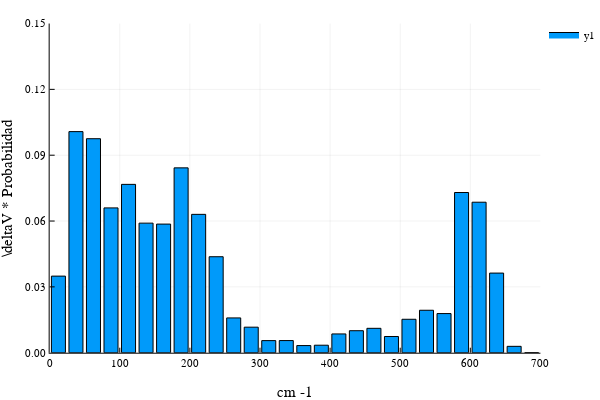

Source (notebook cell):
### Markdown cell above
## Frecuencia

### Code cell
# Los bins van de 0 a la fqcia más alta + 10%
top_evals = maximum(evals_2w9y)
bins_evals = collect(0:25:700)

# Histograma ponderado
Wbins_evals_2w9y, Whis_evals_2w9y = WeightedHist(evals_2w9y, bins_evals, abs.(vgv_2w9y), true);

bar(Wbins_evals_2w9y, Whis_evals_2w9y,
    xlims = (0, 700), ylims = (0, .15),
    yaxis = "\\deltaV * Probabilidad", xaxis = "cm -1")

### Figure 1 — Plotly figure (JSON) as saved in the notebook; plotly's stock layout.template omitted (floating-point values rounded to 4 significant figures)
{"data": [{"fill": "tozeroy", "fillcolor": "rgba(0, 154, 250, 1.000)", "legendgroup": "y1", "line": {"color": "rgba(0, 0, 0, 1)", "dash": "solid", "width": 1}, "mode": "lines", "name": "y1", "showlegend": true, "type": "scatter", "x": [2.5, 2.5, 22.5, 22.5, 2.5, 2.5], "xaxis": "x", "y": [0.0349, 0, 0, 0.0349, 0.0349, 0.0349], "yaxis": "y"}, {"fill": "tozeroy", "fillcolor": "rgba(0, 154, 250, 1.000)", "legendgroup": "y1", "line": {"color": "rgba(0, 0, 0, 1)", "dash": "solid", "width": 1}, "mode": "lines", "name": "y1", "showlegend": false, "type": "scatter", "x": [27.5, 27.5, 47.5, 47.5, 27.5, 27.5], "xaxis": "x", "y": [0.1008, 0, 0, 0.1008, 0.1008, 0.1008], "yaxis": "y"}, {"fill": "tozeroy", "fillcolor": "rgba(0, 154, 250, 1.000)", "legendgroup": "y1", "line": {"color": "rgba(0, 0, 0, 1)", "dash": "solid", "width": 1}, "mode": "lines", "name": "y1", "showlegend": false, "type": "scatter", "x": [52.5, 52.5, 72.5, 72.5, 52.5, 52.5], "xaxis": "x", "y": [0.09752, 0, 0, 0.09752, 0.09752, 0.09752], "yaxis": "y"}, {"fill": "tozeroy", "fillcolor": "rgba(0, 154, 250, 1.000)", "legendgroup": "y1", "line": {"color": "rgba(0, 0, 0, 1)", "dash": "solid", "width": 1}, "mode": "lines", "name": "y1", "showlegend": false, "type": "scatter", "x": [77.5, 77.5, 97.5, 97.5, 77.5, 77.5], "xaxis": "x", "y": [0.06599, 0, 0, 0.06599, 0.06599, 0.06599], "yaxis": "y"}, {"fill": "tozeroy", "fillcolor": "rgba(0, 154, 250, 1.000)", "legendgroup": "y1", "line": {"color": "rgba(0, 0, 0, 1)", "dash": "solid", "width": 1}, "mode": "lines", "name": "y1", "showlegend": false, "type": "scatter", "x": [102.5, 102.5, 122.5, 122.5, 102.5, 102.5], "xaxis": "x", "y": [0.07671, 0, 0, 0.07671, 0.07671, 0.07671], "yaxis": "y"}, {"fill": "tozeroy", "fillcolor": "rgba(0, 154, 250, 1.000)", "legendgroup": "y1", "line": {"color": "rgba(0, 0, 0, 1)", "dash": "solid", "width": 1}, "mode": "lines", "name": "y1", "showlegend": false, "type": "scatter", "x": [127.5, 127.5, 147.5, 147.5, 127.5, 127.5], "xaxis": "x", "y": [0.05905, 0, 0, 0.05905, 0.05905, 0.05905], "yaxis": "y"}, {"fill": "tozeroy", "fillcolor": "rgba(0, 154, 250, 1.000)", "legendgroup": "y1", "line": {"color": "rgba(0, 0, 0, 1)", "dash": "solid", "width": 1}, "mode": "lines", "name": "y1", "showlegend": false, "type": "scatter", "x": [152.5, 152.5, 172.5, 172.5, 152.5, 152.5], "xaxis": "x", "y": [0.05861, 0, 0, 0.05861, 0.05861, 0.05861], "yaxis": "y"}, {"fill": "tozeroy", "fillcolor": "rgba(0, 154, 250, 1.000)", "legendgroup": "y1", "line": {"color": "rgba(0, 0, 0, 1)", "dash": "solid", "width": 1}, "mode": "lines", "name": "y1", "showlegend": false, "type": "scatter", "x": [177.5, 177.5, 197.5, 197.5, 177.5, 177.5], "xaxis": "x", "y": [0.08423, 0, 0, 0.08423, 0.08423, 0.08423], "yaxis": "y"}, {"fill": "tozeroy", "fillcolor": "rgba(0, 154, 250, 1.000)", "legendgroup": "y1", "line": {"color": "rgba(0, 0, 0, 1)", "dash": "solid", "width": 1}, "mode": "lines", "name": "y1", "showlegend": false, "type": "scatter", "x": [202.5, 202.5, 222.5, 222.5, 202.5, 202.5], "xaxis": "x", "y": [0.06305, 0, 0, 0.06305, 0.06305, 0.06305], "yaxis": "y"}, {"fill": "tozeroy", "fillcolor": "rgba(0, 154, 250, 1.000)", "legendgroup": "y1", "line": {"color": "rgba(0, 0, 0, 1)", "dash": "solid", "width": 1}, "mode": "lines", "name": "y1", "showlegend": false, "type": "scatter", "x": [227.5, 227.5, 247.5, 247.5, 227.5, 227.5], "xaxis": "x", "y": [0.04374, 0, 0, 0.04374, 0.04374, 0.04374], "yaxis": "y"}, {"fill": "tozeroy", "fillcolor": "rgba(0, 154, 250, 1.000)", "legendgroup": "y1", "line": {"color": "rgba(0, 0, 0, 1)", "dash": "solid", "width": 1}, "mode": "lines", "name": "y1", "showlegend": false, "type": "scatter", "x": [252.5, 252.5, 272.5, 272.5, 252.5, 252.5], "xaxis": "x", "y": [0.01586, 0, 0, 0.01586, 0.01586, 0.01586], "yaxis": "y"}, {"fill": "tozeroy", "fillcolor": "rgba(0, 154, 250, 1.000)", "legendgroup": "y1", "line": {"color": "rgba(0, 0, 0, 1)", "dash": "solid", "width": 1}, "mode": "lines", "name": "y1", "showlegend": false, "type": "scatter", "x": [277.5, 277.5, 297.5, 297.5, 277.5, 277.5], "xaxis": "x", "y": [0.01163, 0, 0, 0.01163, 0.01163, 0.01163], "yaxis": "y"}, {"fill": "tozeroy", "fillcolor": "rgba(0, 154, 250, 1.000)", "legendgroup": "y1", "line": {"color": "rgba(0, 0, 0, 1)", "dash": "solid", "width": 1}, "mode": "lines", "name": "y1", "showlegend": false, "type": "scatter", "x": [302.5, 302.5, 322.5, 322.5, 302.5, 302.5], "xaxis": "x", "y": [0.005508, 0, 0, 0.005508, 0.005508, 0.005508], "yaxis": "y"}, {"fill": "tozeroy", "fillcolor": "rgba(0, 154, 250, 1.000)", "legendgroup": "y1", "line": {"color": "rgba(0, 0, 0, 1)", "dash": "solid", "width": 1}, "mode": "lines", "name": "y1", "showlegend": false, "type": "scatter", "x": [327.5, 327.5, 347.5, 347.5, 327.5, 327.5], "xaxis": "x", "y": [0.00553, 0, 0, 0.00553, 0.00553, 0.00553], "yaxis": "y"}, {"fill": "tozeroy", "fillcolor": "rgba(0, 154, 250, 1.000)", "legendgroup": "y1", "line": {"color": "rgba(0, 0, 0, 1)", "dash": "solid", "width": 1}, "mode": "lines", "name": "y1", "showlegend": false, "type": "scatter", "x": [352.5, 352.5, 372.5, 372.5, 352.5, 352.5], "xaxis": "x", "y": [0.00325, 0, 0, 0.00325, 0.00325, 0.00325], "yaxis": "y"}, {"fill": "tozeroy", "fillcolor": "rgba(0, 154, 250, 1.000)", "legendgroup": "y1", "line": {"color": "rgba(0, 0, 0, 1)", "dash": "solid", "width": 1}, "mode": "lines", "name": "y1", "showlegend": false, "type": "scatter", "x": [377.5, 377.5, 397.5, 397.5, 377.5, 377.5], "xaxis": "x", "y": [0.003417, 0, 0, 0.003417, 0.003417, 0.003417], "yaxis": "y"}, {"fill": "tozeroy", "fillcolor": "rgba(0, 154, 250, 1.000)", "legendgroup": "y1", "line": {"color": "rgba(0, 0, 0, 1)", "dash": "solid", "width": 1}, "mode": "lines", "name": "y1", "showlegend": false, "type": "scatter", "x": [402.5, 402.5, 422.5, 422.5, 402.5, 402.5], "xaxis": "x", "y": [0.008554, 0, 0, 0.008554, 0.008554, 0.008554], "yaxis": "y"}, {"fill": "tozeroy", "fillcolor": "rgba(0, 154, 250, 1.000)", "legendgroup": "y1", "line": {"color": "rgba(0, 0, 0, 1)", "dash": "solid", "width": 1}, "mode": "lines", "name": "y1", "showlegend": false, "type": "scatter", "x": [427.5, 427.5, 447.5, 447.5, 427.5, 427.5], "xaxis": "x", "y": [0.01003, 0, 0, 0.01003, 0.01003, 0.01003], "yaxis": "y"}, {"fill": "tozeroy", "fillcolor": "rgba(0, 154, 250, 1.000)", "legendgroup": "y1", "line": {"color": "rgba(0, 0, 0, 1)", "dash": "solid", "width": 1}, "mode": "lines", "name": "y1", "showlegend": false, "type": "scatter", "x": [452.5, 452.5, 472.5, 472.5, 452.5, 452.5], "xaxis": "x", "y": [0.01111, 0, 0, 0.01111, 0.01111, 0.01111], "yaxis": "y"}, {"fill": "tozeroy", "fillcolor": "rgba(0, 154, 250, 1.000)", "legendgroup": "y1", "line": {"color": "rgba(0, 0, 0, 1)", "dash": "solid", "width": 1}, "mode": "lines", "name": "y1", "showlegend": false, "type": "scatter", "x": [477.5, 477.5, 497.5, 497.5, 477.5, 477.5], "xaxis": "x", "y": [0.007388, 0, 0, 0.007388, 0.007388, 0.007388], "yaxis": "y"}, {"fill": "tozeroy", "fillcolor": "rgba(0, 154, 250, 1.000)", "legendgroup": "y1", "line": {"color": "rgba(0, 0, 0, 1)", "dash": "solid", "width": 1}, "mode": "lines", "name": "y1", "showlegend": false, "type": "scatter", "x": [502.5, 502.5, 522.5, 522.5, 502.5, 502.5], "xaxis": "x", "y": [0.01523, 0, 0, 0.01523, 0.01523, 0.01523], "yaxis": "y"}, {"fill": "tozeroy", "fillcolor": "rgba(0, 154, 250, 1.000)", "legendgroup": "y1", "line": {"color": "rgba(0, 0, 0, 1)", "dash": "solid", "width": 1}, "mode": "lines", "name": "y1", "showlegend": false, "type": "scatter", "x": [527.5, 527.5, 547.5, 547.5, 527.5, 527.5], "xaxis": "x", "y": [0.01934, 0, 0, 0.01934, 0.01934, 0.01934], "yaxis": "y"}, {"fill": "tozeroy", "fillcolor": "rgba(0, 154, 250, 1.000)", "legendgroup": "y1", "line": {"color": "rgba(0, 0, 0, 1)", "dash": "solid", "width": 1}, "mode": "lines", "name": "y1", "showlegend": false, "type": "scatter", "x": [552.5, 552.5, 572.5, 572.5, 552.5, 552.5], "xaxis": "x", "y": [0.01783, 0, 0, 0.01783, 0.01783, 0.01783], "yaxis": "y"}, {"fill": "tozeroy", "fillcolor": "rgba(0, 154, 250, 1.000)", "legendgroup": "y1", "line": {"color": "rgba(0, 0, 0, 1)", "dash": "solid", "width": 1}, "mode": "lines", "name": "y1", "showlegend": false, "type": "scatter", "x": [577.5, 577.5, 597.5, 597.5, 577.5, 577.5], "xaxis": "x", "y": [0.07301, 0, 0, 0.07301, 0.07301, 0.07301], "yaxis": "y"}, {"fill": "tozeroy", "fillcolor": "rgba(0, 154, 250, 1.000)", "legendgroup": "y1", "line": {"color": "rgba(0, 0, 0, 1)", "dash": "solid", "width": 1}, "mode": "lines", "name": "y1", "showlegend": false, "type": "scatter", "x": [602.5, 602.5, 622.5, 622.5, 602.5, 602.5], "xaxis": "x", "y": [0.06858, 0, 0, 0.06858, 0.06858, 0.06858], "yaxis": "y"}, {"fill": "tozeroy", "fillcolor": "rgba(0, 154, 250, 1.000)", "legendgroup": "y1", "line": {"color": "rgba(0, 0, 0, 1)", "dash": "solid", "width": 1}, "mode": "lines", "name": "y1", "showlegend": false, "type": "scatter", "x": [627.5, 627.5, 647.5, 647.5, 627.5, 627.5], "xaxis": "x", "y": [0.03628, 0, 0, 0.03628, 0.03628, 0.03628], "yaxis": "y"}, {"fill": "tozeroy", "fillcolor": "rgba(0, 154, 250, 1.000)", "legendgroup": "y1", "line": {"color": "rgba(0, 0, 0, 1)", "dash": "solid", "width": 1}, "mode": "lines", "name": "y1", "showlegend": false, "type": "scatter", "x": [652.5, 652.5, 672.5, 672.5, 652.5, 652.5], "xaxis": "x", "y": [0.002904, 0, 0, 0.002904, 0.002904, 0.002904], "yaxis": "y"}, {"fill": "tozeroy", "fillcolor": "rgba(0, 154, 250, 1.000)", "legendgroup": "y1", "line": {"color": "rgba(0, 0, 0, 1)", "dash": "solid", "width": 1}, "mode": "lines", "name": "y1", "showlegend": false, "type": "scatter", "x": [677.5, 677.5, 697.5, 697.5, 677.5, 677.5], "xaxis": "x", "y": [0, 0, 0, 0, 0, 0], "yaxis": "y"}], "layout": {"annotations": [], "height": 400, "legend": {"bgcolor": "rgba(255, 255, 255, 1.000)", "bordercolor": "rgba(0, 0, 0, 1)", "font": {"color": "rgba(0, 0, 0, 1)", "family": "sans-serif", "size": 11}, "tracegroupgap": 0, "x": 1, "y": 1}, "margin": {"b": 20, "l": 0, "r": 0, "t": 20}, "paper_bgcolor": "rgba(255, 255, 255, 1.000)", "plot_bgcolor": "rgba(255, 255, 255, 1.000)", "showlegend": true, "width": 600, "xaxis": {"anchor": "y", "domain": [0.09128, 0.9934], "gridcolor": "rgba(0, 0, 0, 0.1)", "gridwidth": 0.5, "linecolor": "rgba(0, 0, 0, 1)", "mirror": false, "range": [0, 700], "showgrid": true, "showline": true, "showticklabels": true, "tickangle": 0, "tickcolor": "rgb(0, 0, 0)", "tickfont": {"color": "rgba(0, 0, 0, 1)", "family": "sans-serif", "size": 11}, "tickmode": "array", "ticks": "inside", "ticktext": ["0", "100", "200", "300", "400", "500", "600", "700"], "tickvals": [0, 100, 200, 300, 400, 500, 600, 700], "title": "cm -1", "titlefont": {"color": "rgba(0, 0, 0, 1)", "family": "sans-serif", "size": 15}, "type": "linear", "visible": true, "zeroline": false, "zerolinecolor": "rgba(0, 0, 0, 1)"}, "yaxis": {"anchor": "x", "domain": [0.07581, 0.9902], "gridcolor": "rgba(0, 0, 0, 0.1)", "gridwidth": 0.5, "linecolor": "rgba(0, 0, 0, 1)", "mirror": false, "range": [0, 0.15], "showgrid": true, "showline": true, "showticklabels": true, "tickangle": 0, "tickcolor": "rgb(0, 0, 0)", "tickfont": {"color": "rgba(0, 0, 0, 1)", "family": "sans-serif", "size": 11}, "tickmode": "array", "ticks": "inside", "ticktext": ["0.00", "0.03", "0.06", "0.09", "0.12", "0.15"], "tickvals": [0, 0.03, 0.06, 0.09, 0.12, 0.15], "title": "\\deltaV * Probabilidad", "titlefont": {"color": "rgba(0, 0, 0, 1)", "family": "sans-serif", "size": 15}, "type": "linear", "visible": true, "zeroline": false, "zerolinecolor": "rgba(0, 0, 0, 1)"}}}
